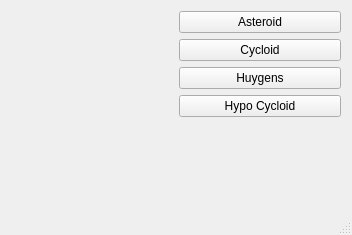
<?xml version="1.0" encoding="UTF-8"?>
<ui version="4.0">
 <class>MainWindow</class>
 <widget class="QMainWindow" name="MainWindow">
  <property name="geometry">
   <rect>
    <x>0</x>
    <y>0</y>
    <width>352</width>
    <height>235</height>
   </rect>
  </property>
  <property name="windowTitle">
   <string>MainWindow</string>
  </property>
  <widget class="QWidget" name="centralWidget">
   <layout class="QVBoxLayout" name="verticalLayout_2">
    <item>
     <layout class="QHBoxLayout" name="horizontalLayout">
      <item>
       <widget class="RenderArea" name="renderArea" native="true"/>
      </item>
      <item>
       <layout class="QVBoxLayout" name="verticalLayout">
        <item>
         <widget class="QPushButton" name="btnAsteroid">
          <property name="text">
           <string>Asteroid</string>
          </property>
         </widget>
        </item>
        <item>
         <widget class="QPushButton" name="btnCycloid">
          <property name="text">
           <string>Cycloid</string>
          </property>
         </widget>
        </item>
        <item>
         <widget class="QPushButton" name="btnHuygens">
          <property name="text">
           <string>Huygens</string>
          </property>
         </widget>
        </item>
        <item>
         <widget class="QPushButton" name="btnHypo">
          <property name="text">
           <string>Hypo Cycloid</string>
          </property>
         </widget>
        </item>
        <item>
         <spacer name="verticalSpacer">
          <property name="orientation">
           <enum>Qt::Vertical</enum>
          </property>
          <property name="sizeHint" stdset="0">
           <size>
            <width>20</width>
            <height>40</height>
           </size>
          </property>
         </spacer>
        </item>
       </layout>
      </item>
     </layout>
    </item>
   </layout>
  </widget>
  <widget class="QStatusBar" name="statusBar"/>
 </widget>
 <layoutdefault spacing="6" margin="11"/>
 <customwidgets>
  <customwidget>
   <class>RenderArea</class>
   <extends>QWidget</extends>
   <header>renderarea.h</header>
   <container>1</container>
  </customwidget>
 </customwidgets>
 <resources/>
 <connections/>
</ui>
